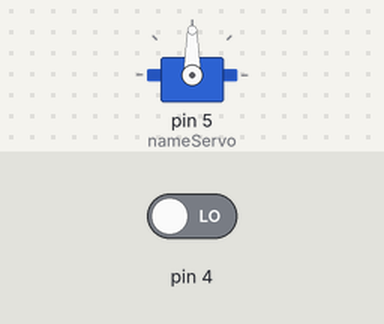
Bench run of a sketch on a simulated Arduino Uno, built with avr-gcc and run on an emulated ATmega328P. Parts: servo. Inputs (shaded band) come from the test bench; at power-on: pin 4 LOW.

Above: at 2.8 s.
2.9 s: pin 4 driven HIGH
At 3.8 s:
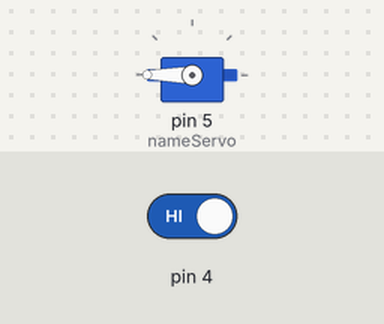
4.5 s: pin 4 driven LOW
At 5.3 s:
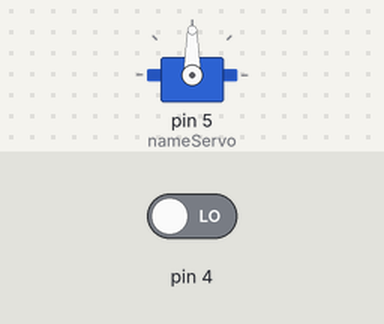
Timing chart, 0 to 7.5 s (numbered marks = the images above; inputs shaded):
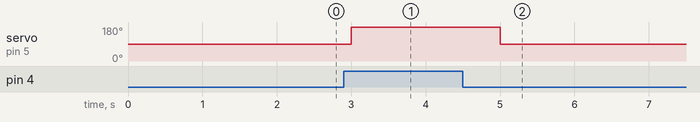

Measured:
- after the input at 2.9 s, servo on pin 5 (nameServo): 90° → 180° after 0.10 s
- after the input at 4.5 s, servo on pin 5 (nameServo): 180° → 90° after 0.50 s

The sketch:

servo_motor_using_switch.ino
```cpp
#include <Servo.h>
Servo nameServo;
  void setup()
{
  nameServo.attach(5);
  pinMode(4,INPUT);
}

void loop(){
 int x=digitalRead(4);
 if(x==1)
 {
  nameServo.write(180);
  delay(1000); // Wait for 1000 millisecond(s)
 }
 else{
  nameServo.write(90);
  delay(1000); // Wait for 1000 millisecond(s)
   }
}
```
